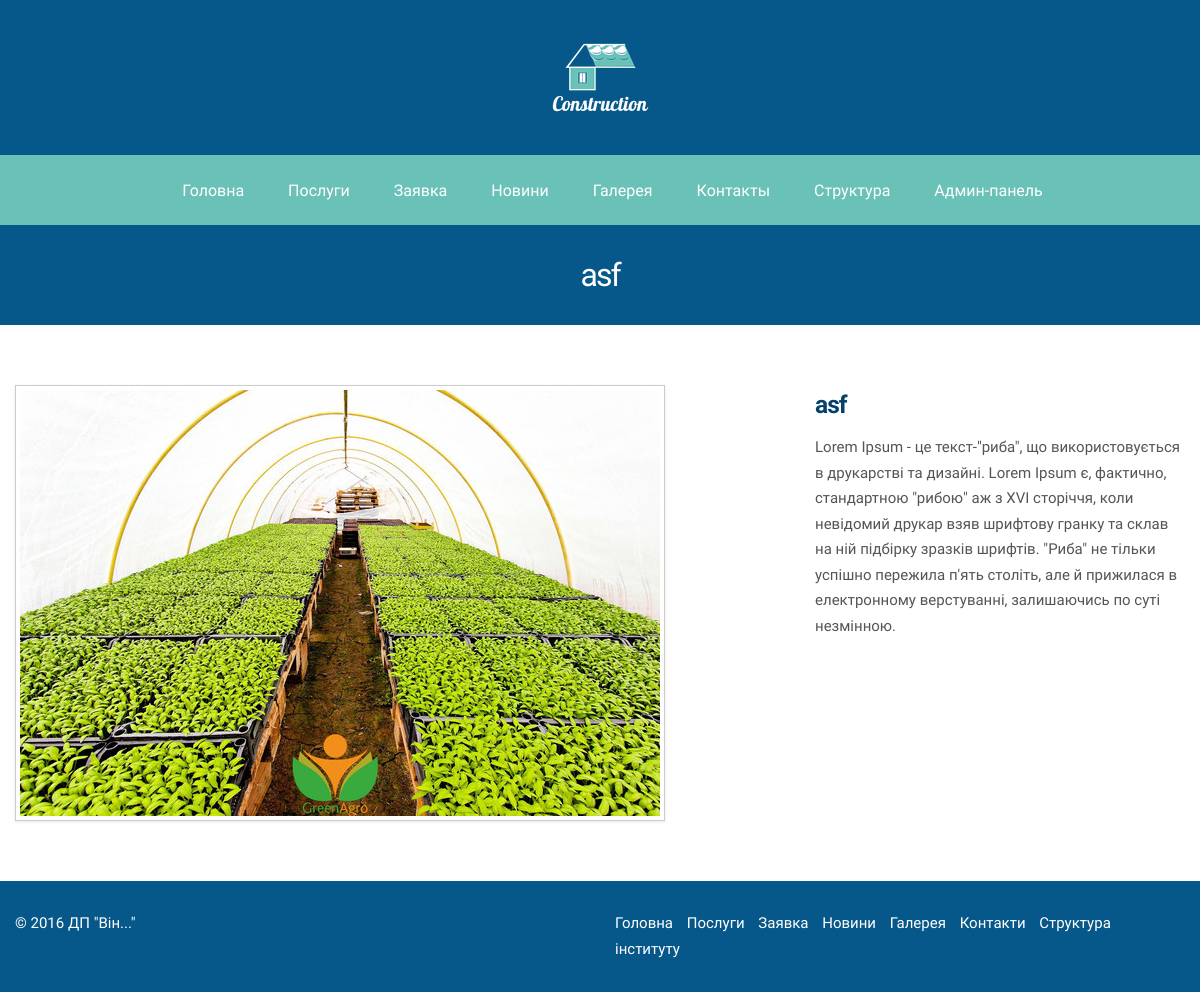
The page /services/16 on the database its author committed.
### construct/models.py (models this page shows, shortened)
class Service(models.Model):
	image = models.ImageField(upload_to='static/img')
	title = models.CharField(max_length=100)
	subtitle = models.CharField(max_length=500)
	text = models.CharField(max_length=5000)
	created_at = models.DateTimeField(auto_now_add=True)
	price = models.IntegerField()
	CATEGORY_CHOICES = (
		('0', 'Землевиорні роботи'),
		('1', 'Землеоціночні роботи'),
		('2', 'Якісь ще роботи'),
		('3', 'Останні роботи')
	)
	category = models.CharField(max_length=1, choices=CATEGORY_CHOICES)
	is_published = models.BooleanField()
	class Meta():
		verbose_name = u"Послуга"
		verbose_name_plural = u"Послуги"

### construct/views.py (the view)
# urls.py: url(r'^services/(?P<service_id>[0-9]+)$', views.single_service, name='service'),
def single_service(request, service_id):
    service = Service.objects.get(id=service_id)
    template = loader.get_template("single_service.html")
    return HttpResponse(template.render(locals(), request))

### templates/single_service.html (shortened to what this page needs)
{% extends "base.html" %}
{% load construct_extras %}
{% block subheader %} {{ service.title }} {% endblock %}
{% block content %}
    <div class="row">
        <div class="ourservice-single">
            <div class="span8">
                <img data-original="{{ service.image.url }}"  src="/{{ service.image.url }}" class="img-polaroid" alt="">
            </div>
            <div class="span4">
                <h3>{{ service.title }}</h3>
                <p>{{ service.text }}</p>
            </div>
        </div>
    </div>
{% endblock %}

### static/css/style.css (style rules this page uses)
body { font-family: "Oranienbaum"; font-size: 15px; line-height: 1.7em; margin: 0; padding: 0; color: #555; background: #fff }
h3, h4, h5, h6 { font-weight: 600; color: #044269 }
h3 { letter-spacing: -1px; margin-top: 0 }

### rows shown on the page
Service: title "asf", image (picture), text "Lorem Ipsum - це текст-\"риба\", що використовується в друкарстві та дизайні. Lorem Ipsum є, фактично, стандартною \"рибою\" аж з XVI сторіччя, коли невідомий друкар взяв шрифтову гранку та склав на ній підбірку зразків шрифтів. \"Риба\" не тільки успішно пережила п'ять століть, але й прижилася в електронному верстуванні, залишаючись по суті незмінною."
